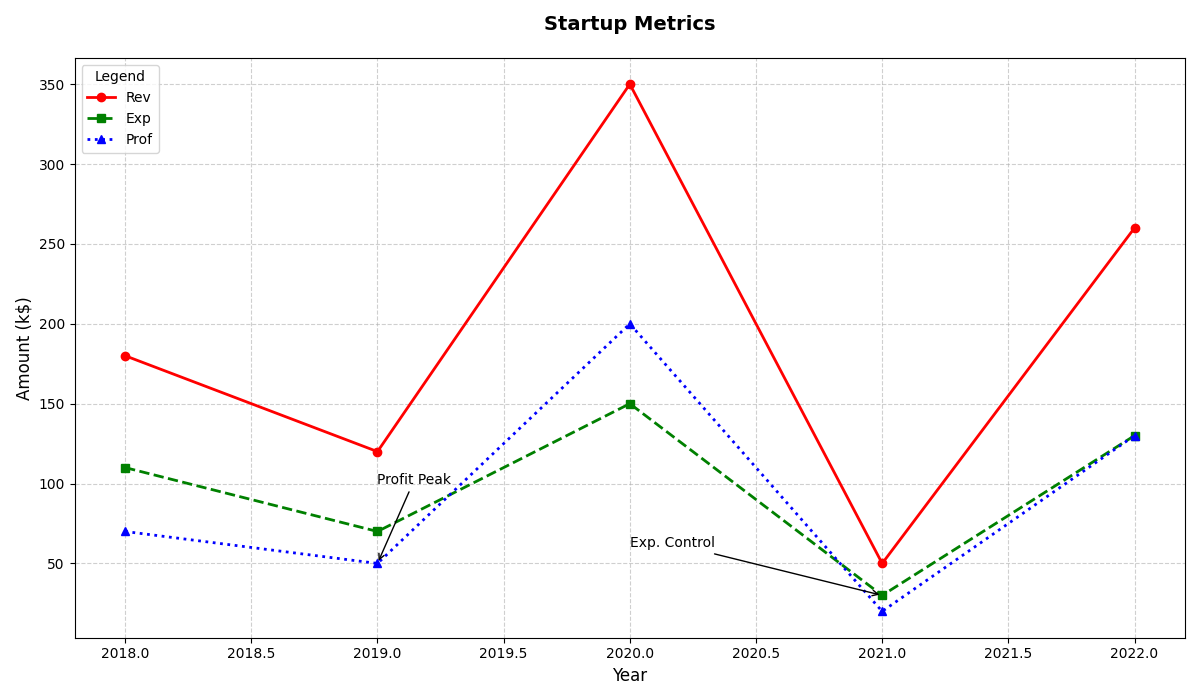

Recreate this plot in Python.
import matplotlib.pyplot as plt
import numpy as np

years = np.arange(2018, 2023)

revenue = np.array([180, 120, 350, 50, 260])
expenses = np.array([110, 70, 150, 30, 130])
profit = np.array([70, 50, 200, 20, 130])

fig, ax = plt.subplots(figsize=(12, 7))

ax.plot(years, revenue, marker='o', linestyle='-', linewidth=2, color='red', label='Rev')
ax.plot(years, expenses, marker='s', linestyle='--', linewidth=2, color='green', label='Exp')
ax.plot(years, profit, marker='^', linestyle=':', linewidth=2, color='blue', label='Prof')

ax.set_xlabel('Year', fontsize=12)
ax.set_ylabel('Amount (k$)', fontsize=12)
ax.set_title("Startup Metrics", fontsize=14, fontweight='bold', pad=20)

ax.legend(title='Legend', loc='upper left', fontsize=10)

ax.grid(True, linestyle='--', alpha=0.6)

ax.annotate('Profit Peak', xy=(2019, profit[1]), xytext=(2019, profit[1] + 50),
            arrowprops=dict(facecolor='black', arrowstyle='->'), fontsize=10)
ax.annotate('Exp. Control', xy=(2021, expenses[3]), xytext=(2020, expenses[3] + 30),
            arrowprops=dict(facecolor='black', arrowstyle='->'), fontsize=10)

plt.tight_layout()

plt.show()
